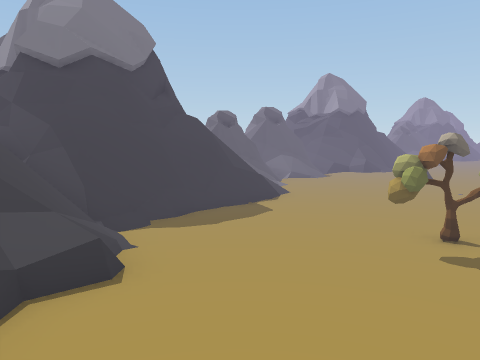
View 1 (above)

24 first-person views from a walk through a scene from a Unity 3-D project. The camera is 1.5 m above the floor, tilts 6° down and sees 70° across. The floor is counted in squares, 2 m on a side. Each view is taken from the middle of a square. On the plan, view 1 faces up. The plan holds only what a view shows up to about 11 squares ahead; the rest is blank. The place goes on beyond the plan. Some animated figures are not drawn.

View 2
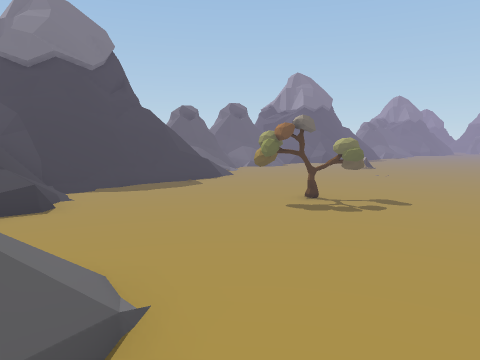

View 3
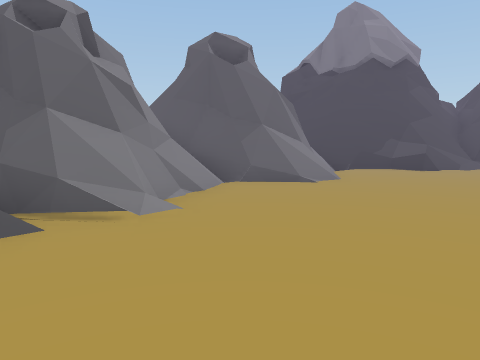

View 4
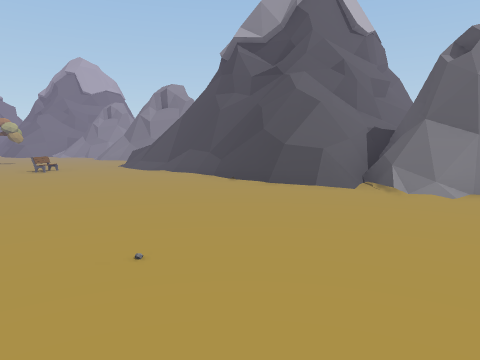

View 5
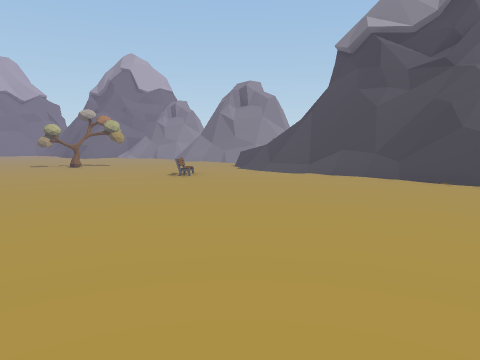

View 6
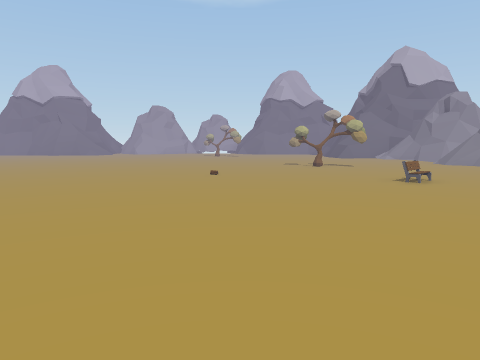

View 7
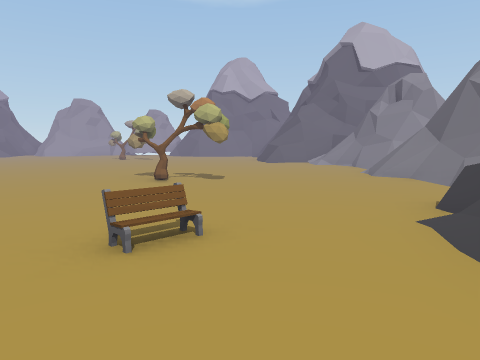

View 8
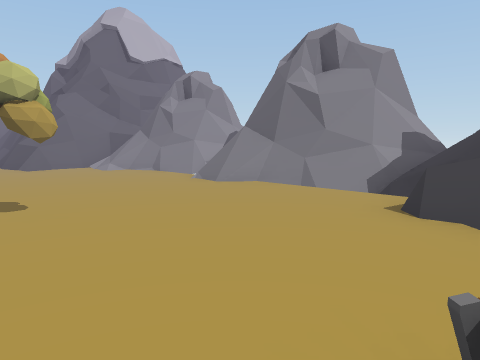

View 9
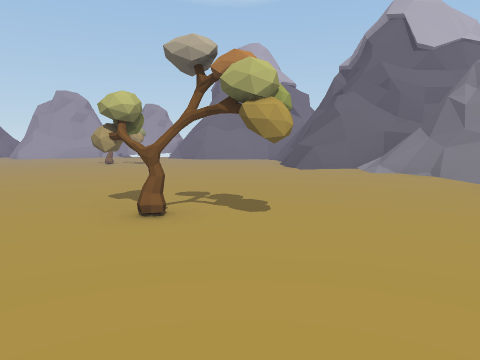

View 10
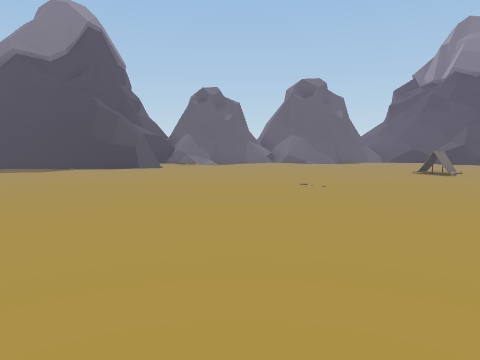

View 11
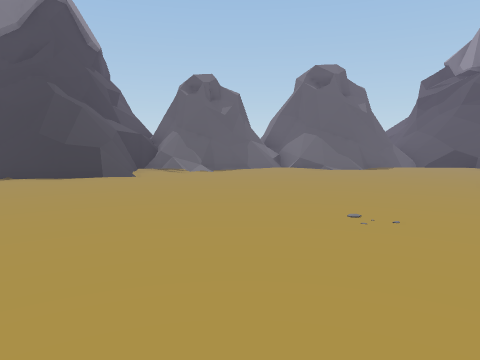

View 12
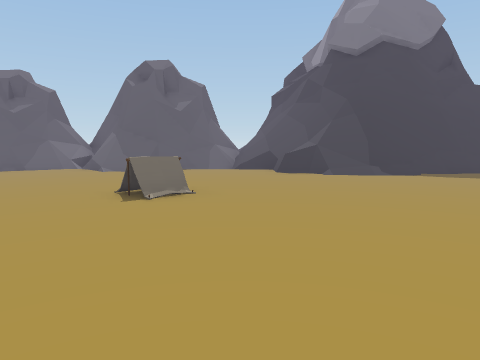

View 13
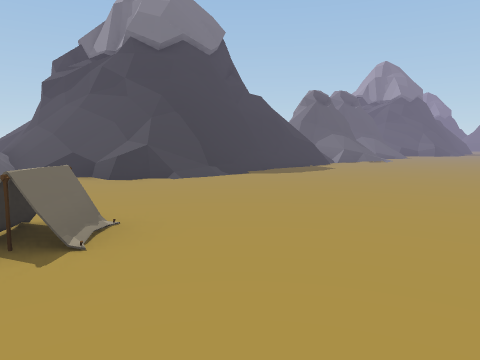

View 14
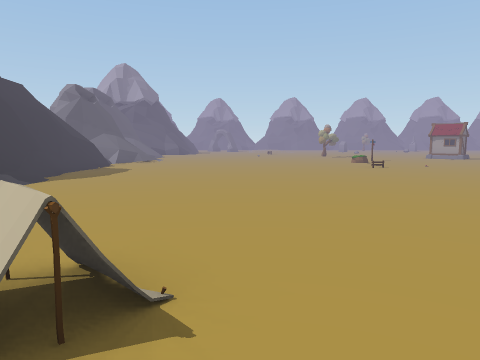

View 15
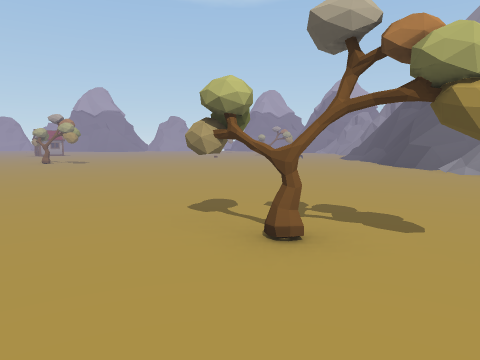

View 16
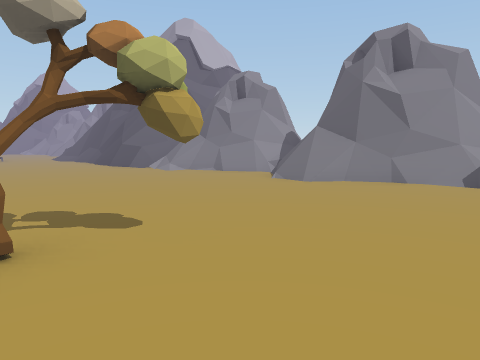

View 17
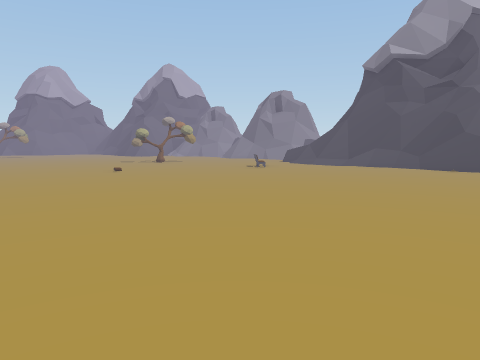

View 18
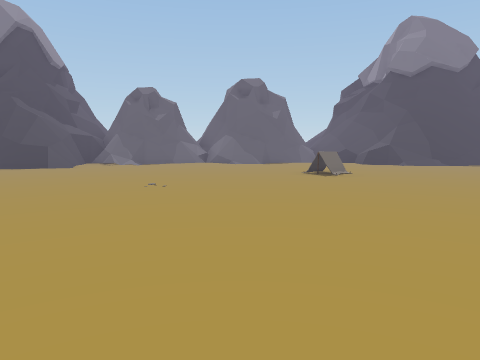

View 19
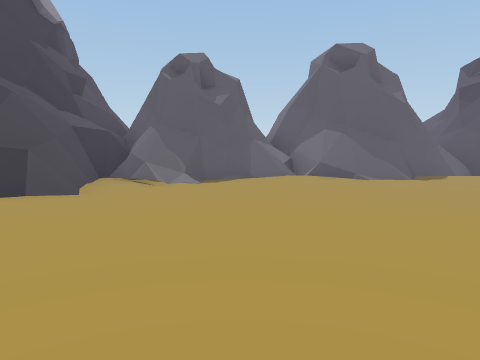

View 20
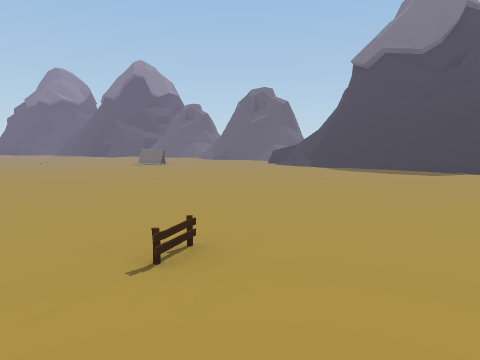

View 21
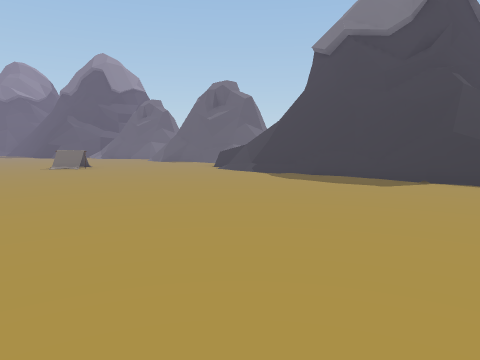

View 22
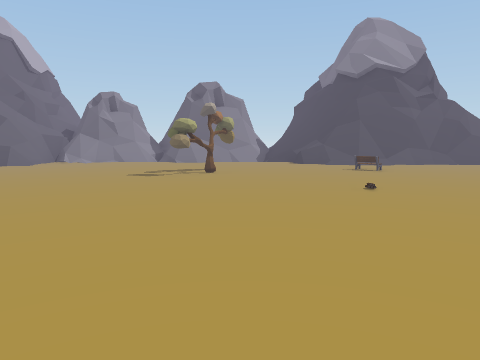

View 23
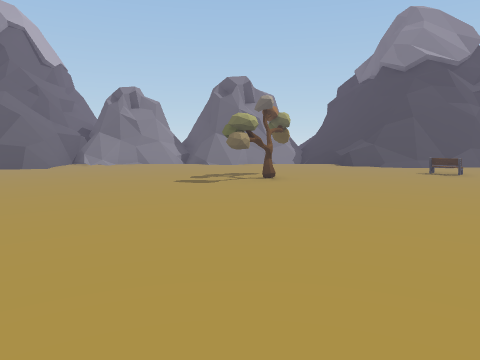

View 24
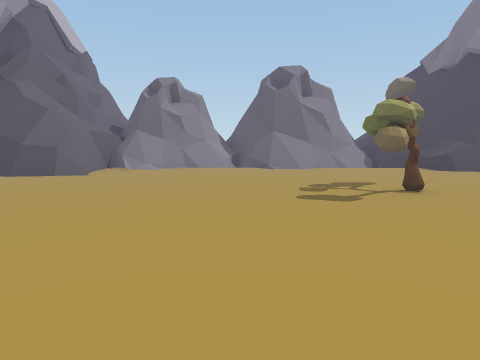

### Floor plan
Key: @ floor where view 1 was taken; # wall or solid block; . main floor; : floor 0.25 m higher than the main floor; + floor 0.5 m higher than the main floor; - floor 0.5 m lower than the main floor; * floor 1 m higher than the main floor; / step, stairs or slope; = window, fence, low wall or low ledge; T tree; B bench; E tent.
Columns run from 4 left of view 1 to 22 right of it. Each row starts with its distance up from view 1.
 24               ##/.....
 23              ##/......
 22         ######/........
 21         #:+=//..........
 20        ##-./.............
 19      ####.................
 18      ##//................
 17      #=//................
 16     ##......E............
 15    ###...............
 14    #=#.............
 13    #/.............
 12    ##/...........
 11     ##............
 10    ##.............
  9   ##..............
  8  ##...............
  7 ##..............
  6  #......T..........
  5  ==................
  4  #=................
  3   ..................
  2  +=.................
  1  ###=/...............
  0   ##@/.................
 -1    ##=.....................
 -2    ##//=/..................
 -3     ####=/.................
 -4        #=##................
 -5        #####...............
 -6            ##...B..........
 -7            ###.............
 -8             ###............
 -9              ##/...TTT.....
-10              #*=...........
-11              #//...........
-12              #+//..........
-13              ###==.........
-14               ###=........
-15                 ##=.......
-16                  #===/.=.
-17                  ####/###

Where each view was taken, in squares from view 1:
view 1: 0 up, 0 right, facing up
view 2: 2 down, 2 right, facing up
view 3: 1 down, 8 right, facing left
view 4: 3 up, 7 right, facing down
view 5: 2 up, 11 right, facing down
view 6: 1 up, 10 right, facing down-right
view 7: 5 down, 10 right, facing down-right
view 8: 6 down, 13 right, facing down
view 9: 7 down, 13 right, facing down-right
view 10: 6 up, 11 right, facing up-left
view 11: 8 up, 9 right, facing up-left
view 12: 13 up, 13 right, facing up-left
view 13: 13 up, 10 right, facing up
view 14: 14 up, 8 right, facing up-right
view 15: 8 up, 2 right, facing down-right
view 16: 8 up, 2 right, facing down
view 17: 5 up, 13 right, facing down
view 18: 8 up, 13 right, facing up-left
view 19: 10 up, 7 right, facing up-left
view 20: 19 up, 21 right, facing left
view 21: 21 up, 19 right, facing left
view 22: 2 down, 22 right, facing down-left
view 23: 4 down, 22 right, facing down-left
view 24: 7 down, 22 right, facing down-left
